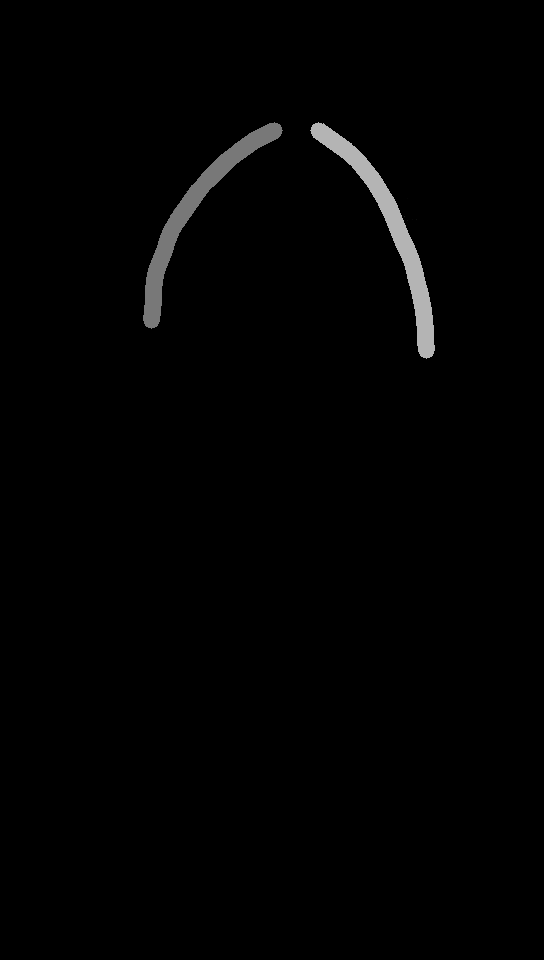
#> input picture 2047/2047/2047/0001.png, 544 x 960 px; its folder holds only this picture in this run
$ python add_lines.py
#> lines starting #> are read from the running program, lines starting #| are printed output that depends on the picture; after the words box and inside, x2 and y2 are one past the last pixel; in counts of white or black regions, pixels touching at a corner belong together
import numpy as np
import cv2
import os
import json

def add_lines(num):
#> called with num = '2047'
    img_dir = '{}/{}/{}/'.format(num,num,num)
    des_dir = '{}_anno'.format(num)
    if not os.path.exists(des_dir):
        os.makedirs(des_dir)
    for path in os.listdir(img_dir):
        print(path)
        img_path = os.path.join(img_dir, path)
        img = cv2.imread(img_path)
#> img is the input picture: shape (960, 544, 3); min 0, max 180, mean 2.5
        h, w = img.shape[:2]
#> h = 960; w = 544
        h, w, c = img.shape
#> c = 3
        for i in range(0, h, 10):
            cv2.line(img, (0, i), (w, i), (0,0,255), 1)
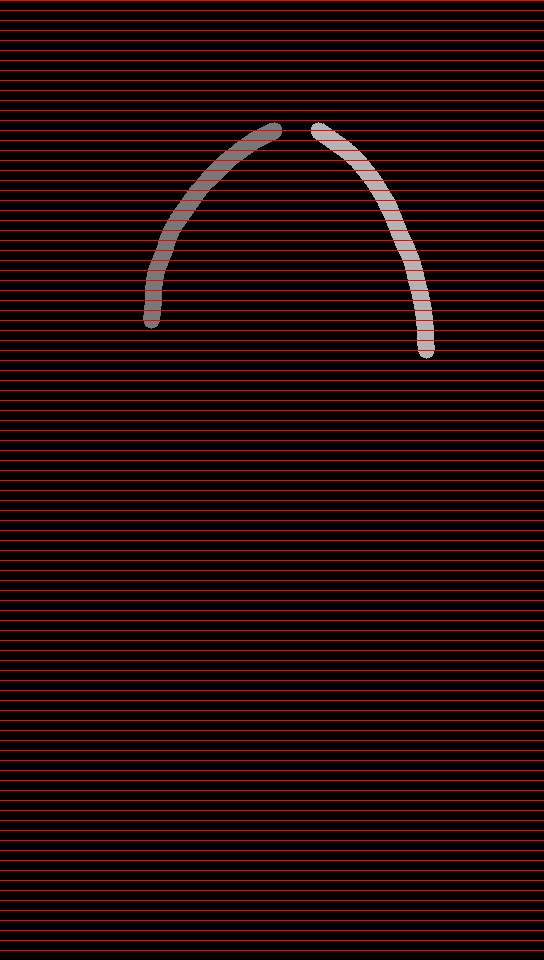
#> img: shape (960, 544, 3); 10% of pixels changed, all inside (x1, y1, x2, y2) = (0, 0, 544, 951)
        des_path = os.path.join(des_dir, path)
        cv2.imwrite(des_path, img)

add_lines('2047')
